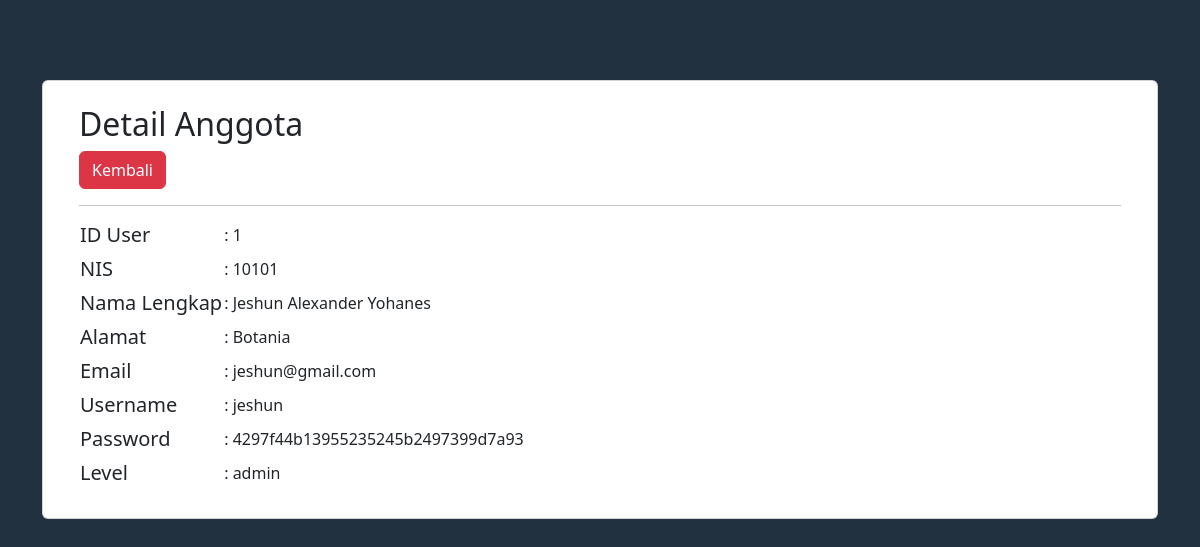
Screenshot of /admin/data/detail_anggota.php?iduser=1 with the database file from the repository.
### tables this page shows
CREATE TABLE `user` (
  `IDuser` int(11) NOT NULL,
  `username` varchar(255) NOT NULL,
  `nis` int(11) NOT NULL,
  `password` varchar(255) NOT NULL,
  `email` varchar(255) NOT NULL,
  `namalengkap` varchar(225) NOT NULL,
  `alamat` text NOT NULL,
  `level` enum('peminjam','petugas','admin') NOT NULL
);

### admin/data/detail_anggota.php (the view, shortened to what this page needs)
<!DOCTYPE html>
<html lang="en">
<head>
    <link href="https://cdn.jsdelivr.net/npm/bootstrap@5.3.2/dist/css/bootstrap.min.css" rel="stylesheet">
</head>
<body>
    <div class="container" style="margin-top: 5rem;">
    <div class="card">
        <div class="row m-4">
            <?php
            include '../../koneksi/koneksi.php';
            if (isset($_GET['iduser'])) {
                $iduser = $_GET['iduser'];
            } else {
                die("Error, Data Tidak Ditemukan");
            }
            $query = mysqli_query($koneksi, "SELECT * FROM user WHERE iduser='$iduser' ");
            $result = mysqli_fetch_array($query);
            ?>
            <div class="col">
                <h2>Detail Anggota</h2>
                <a href="../anggota.php" class="btn btn-danger">Kembali</a><hr>
                <table>
                    <tr>
                        <td><h5>ID User</h5></td>
                        <td><h6>: <?php echo $result['IDuser'];?></h6></td>
                    </tr>
                    <tr>
                        <td><h5>NIS</h5></td>
                        <td><h6>: <?php echo $result['nis'];?></h6></td>
                    </tr>
                    <tr>
                        <td><h5>Nama Lengkap</h5></td>
                        <td><h6>: <?php echo $result['namalengkap'];?></h6></td>
                    </tr>
                    <tr>
                        <td><h5>Alamat</h5></td>
                        <td><h6>: <?php echo $result['alamat'];?></h6></td>
                    </tr>
                    <tr>
                        <td><h5>Email</h5></td>
                        <td><h6>: <?php echo $result['email'];?></h6></td>
                    </tr>
                    <tr>
                        <td><h5>Username</h5></td>
                        <td><h6>: <?php echo $result['username'];?></h6></td>
                    </tr>
                    <tr>
                        <td><h5>Password</h5></td>
                        <td><h6>: <?php echo $result['password'];?></h6></td>
                    </tr>
                    <tr>
                        <td><h5>Level</h5></td>
                        <td><h6>: <?php echo $result['level'];?></h6></td>
                    </tr>
                </table>
            </div>
        </div>
        </div>
    </div>
</body>
</html>

### admin/data/detail_anggota.php (style rules this page uses)
body { background-color: #22313f; }

### rows the page displays
user: IDuser "1", nis "10101", namalengkap "Jeshun Alexander Yohanes", alamat "Botania", email "jeshun@gmail.com", username "jeshun", password "4297f44b13955235245b2497399d7a93", level "admin"
